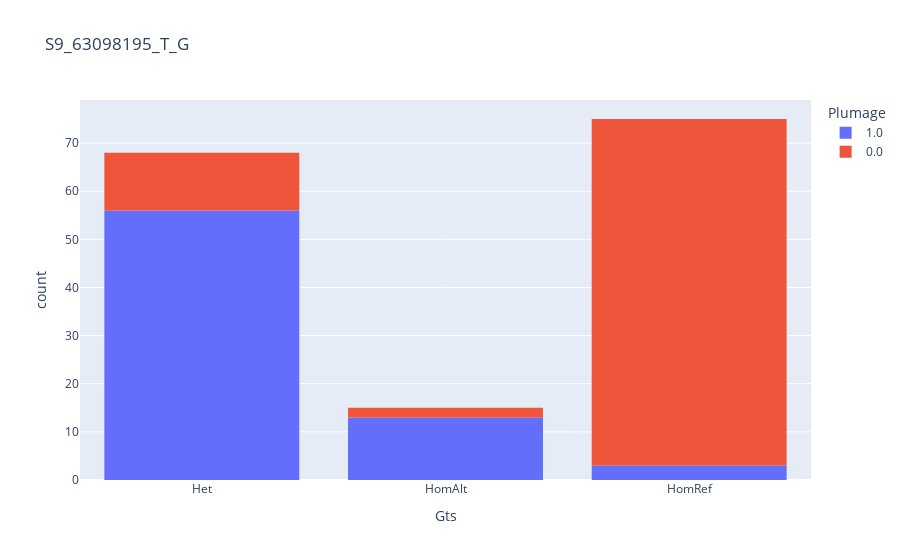

The cell this chart's notebook holds for it:
### Code cell
plot_alleles_and_plumage('S9_63098195_T_G')

### Figure 1 — Plotly figure (JSON) as saved in the notebook; plotly's stock layout.template omitted (floating-point values rounded to 4 significant figures)
{"data": [{"alignmentgroup": "True", "bingroup": "x", "hovertemplate": "Plumage=1.0<br>Gts=%{x}<br>count=%{y}<extra></extra>", "legendgroup": "1.0", "marker": {"color": "#636efa"}, "name": "1.0", "nbinsx": 3, "offsetgroup": "1.0", "orientation": "v", "showlegend": true, "type": "histogram", "x": ["Het", "Het", "Het", "HomAlt", "Het", "Het", "Het", "HomAlt", "Het", "Het", "Het", "HomAlt", "HomRef", "HomAlt", "Het", "Het", "Het", "Het", "Het", "Het", "Het", "Het", "Het", "Het", "Het", "Het", "Het", "Het", "Het", "Het", "Het", "Het", "Het", "Het", "Het", "Het", "Het", "Het", "HomRef", "Het", "Het", "HomAlt", "HomAlt", "Het", "Het", "Het", "Het", "HomRef", "HomAlt", "HomAlt", "Het", "Het", "HomAlt", "Het", "HomAlt", "Het", "HomAlt", "Het", "Het", "HomAlt", "Het", "Het", "Het", "Het", "Het", "HomAlt", "Het", "Het", "Het", "Het", "Het", "Het"], "xaxis": "x", "yaxis": "y"}, {"alignmentgroup": "True", "bingroup": "x", "hovertemplate": "Plumage=0.0<br>Gts=%{x}<br>count=%{y}<extra></extra>", "legendgroup": "0.0", "marker": {"color": "#EF553B"}, "name": "0.0", "nbinsx": 3, "offsetgroup": "0.0", "orientation": "v", "showlegend": true, "type": "histogram", "x": ["HomRef", "HomRef", "HomRef", "HomAlt", "Het", "HomRef", "HomRef", "HomRef", "Het", "HomRef", "HomRef", "HomRef", "HomRef", "HomRef", "Het", "HomRef", "HomRef", "HomRef", "HomRef", "HomRef", "HomRef", "HomRef", "HomRef", "HomRef", "HomRef", "HomRef", "HomRef", "Het", "HomRef", "HomRef", "Het", "HomRef", "HomRef", "HomRef", "Het", "Het", "HomRef", "HomRef", "HomRef", "HomRef", "HomRef", "Het", "HomRef", "HomRef", "HomRef", "HomRef", "Het", "Het", "HomRef", "HomRef", "HomRef", "HomRef", "HomRef", "HomAlt", "HomRef", "HomRef", "HomRef", "HomRef", "HomRef", "HomRef", "HomRef", "HomRef", "HomRef", "HomRef", "HomRef", "HomRef", "HomRef", "HomRef", "HomRef", "HomRef", "HomRef", "HomRef", "HomRef", "HomRef", "HomRef", "HomRef", "HomRef", "HomRef", "HomRef", "HomRef", "Het", "Het", "HomRef", "HomRef", "HomRef", "HomRef"], "xaxis": "x", "yaxis": "y"}], "layout": {"barmode": "relative", "legend": {"title": {"text": "Plumage"}, "tracegroupgap": 0}, "title": {"text": "S9_63098195_T_G"}, "xaxis": {"anchor": "y", "domain": [0, 1], "title": {"text": "Gts"}}, "yaxis": {"anchor": "x", "domain": [0, 1], "title": {"text": "count"}}}}
